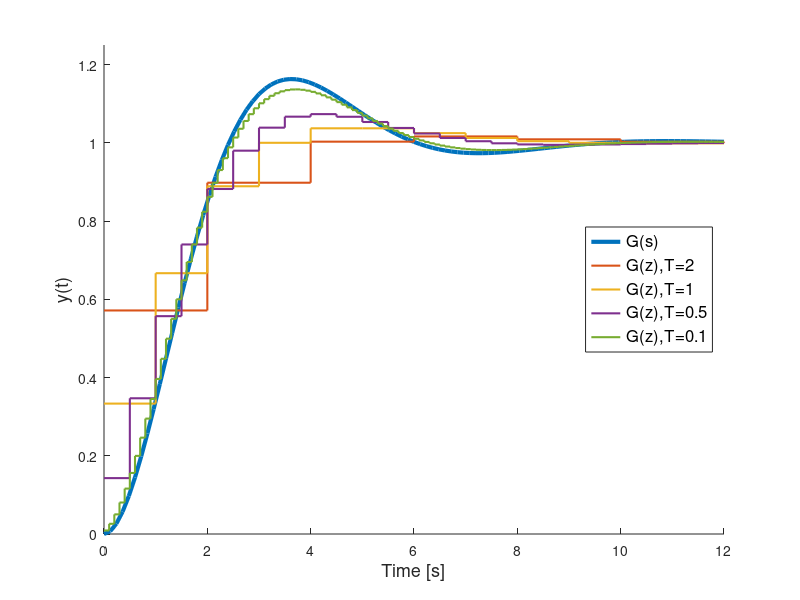

Recreate this plot in MATLAB.
%% Example 1: Backward Discretization - Multiple Sample Times
zeta = 0.5; wn = 1;
Gs = tf(wn^2,[1 2*zeta*wn wn^2]);   % Continuous-time system G(s)
Tf = 12;                            % Final time for simulation
[ys,ts] = step(Gs,Tf);  % Computes step response for G(s)
Tvec = [2 1 0.5 0.1];   % Vector with different sample times T
figure(1), cla, hold on
plot(ts,ys,'LineWidth',3);          
for k = 1:length(Tvec)
    T = Tvec(k);
    z = tf('z',T);      % Defines the discrete time variable z
    s = (z-1)/(z*T);        % Defines the backward approximation
    Gz = wn^2 / (s^2 + 2*zeta*wn*s + wn^2); % Substitutes s in G(s)
    [yz,tz] = step(Gz,Tf);  % Computes step response for G(z)    
    stairs(tz,yz,'LineWidth',1.5);      % Plots the step responses
end
xlabel('Time [s]','FontSize',13)    % and sets labels and legends
ylabel('y(t)','FontSize',13)
legend('G(s)','G(z),T=2','G(z),T=1','G(z),T=0.5','G(z),T=0.1',...
       'Location','east','FontSize',12)
xlim([0 12]), ylim([0 1.25])
% exportgraphics(gcf,'../images/backwardStepRespDiffT.eps')